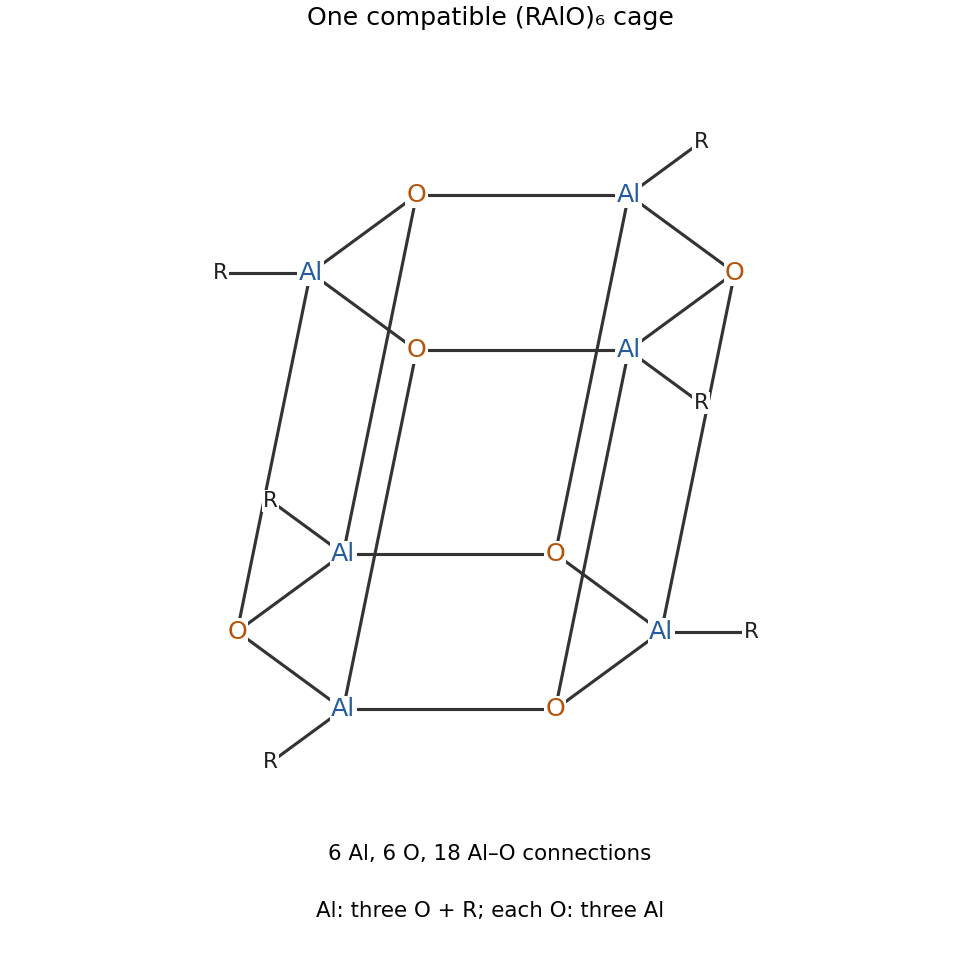

Recreate this plot in Python.
"""Original explanatory diagram; Python 3.14, matplotlib and numpy.
Run from the desired output directory; the PNG is written to that directory.
"""
from pathlib import Path
import sys
sys.path.insert(0,str(Path(__file__).resolve().parents[2]))
import numpy as np
import matplotlib
matplotlib.use('Agg')
import matplotlib.pyplot as plt
from matplotlib.patches import Ellipse, Circle
from tools.chemistry_diagram import bond, atom, ring, wedge, curly, flow, finish, save, BLUE, ORANGE
plt.rcParams.update({'font.size':11,'font.family':'DejaVu Sans'})
fig,ax=plt.subplots(figsize=(7,7.0),layout='constrained')
th=np.arange(6)*np.pi/3;front=np.column_stack([1.3*np.cos(th),.55*np.sin(th)]);back=front+np.array([.45,2.2])
for pts in [front,back]:ring(ax,pts)
for a,b in zip(front,back):bond(ax,a,b)
for lev,pts in enumerate([front,back]):
    for j,p in enumerate(pts):
        isal=(j+lev)%2==0
        atom(ax,p,'Al' if isal else 'O',color=BLUE if isal else ORANGE)
        if isal:
            v=p-(np.array([.45,2.2]) if lev else np.array([0.,0.]));v=v/(np.linalg.norm(v) or 1);e=p+.55*v;bond(ax,p,e);atom(ax,e,'R',size=11)
ax.text(.25,-1.4,'6 Al, 6 O, 18 Al–O connections',ha='center')
ax.text(.25,-1.75,'Al: three O + R; each O: three Al',ha='center')
finish(ax,(-2.2,2.7),(-2.1,3.6),'One compatible (RAlO)₆ cage')
save(fig,'paper-2-aluminoxane.png')
